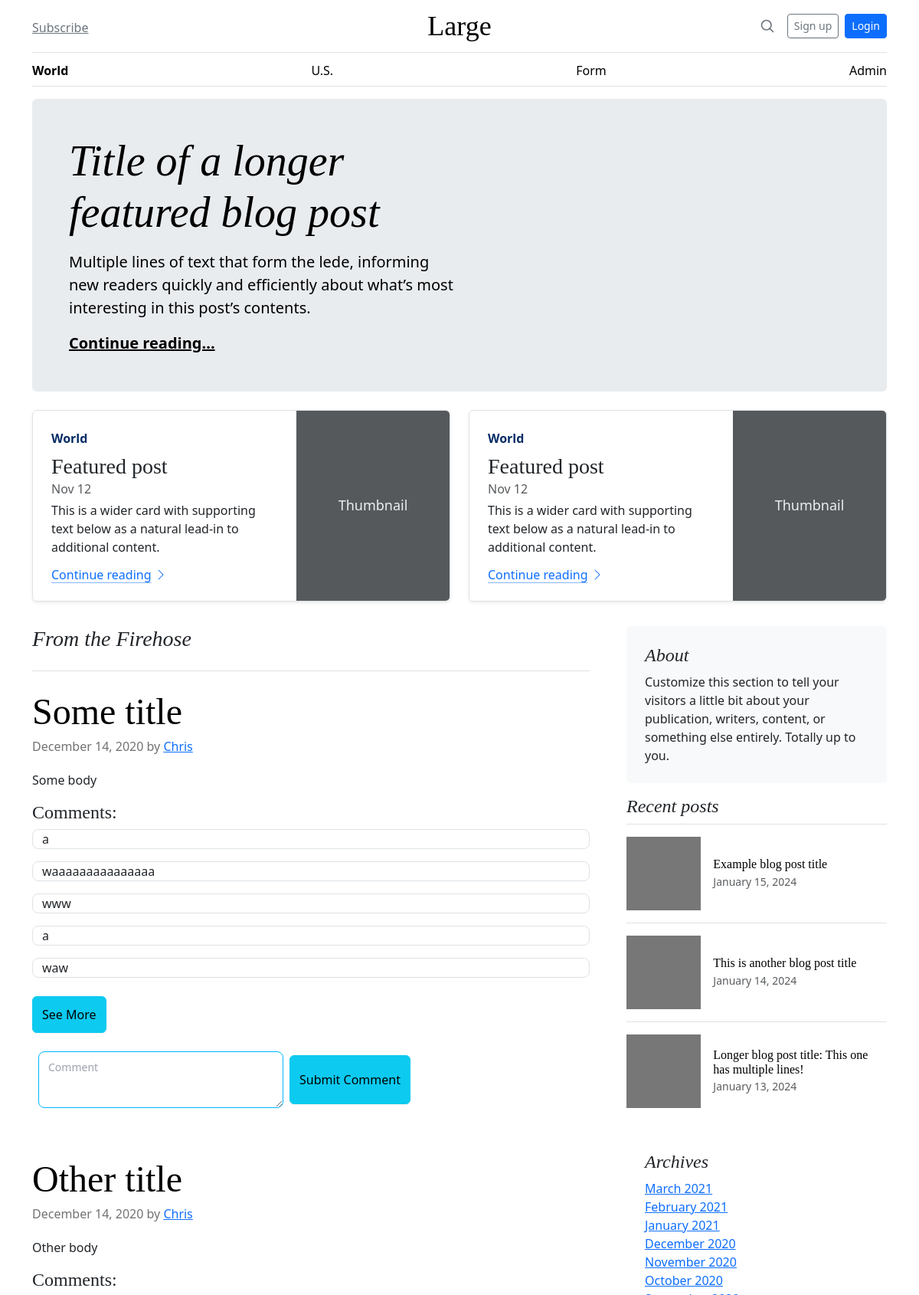
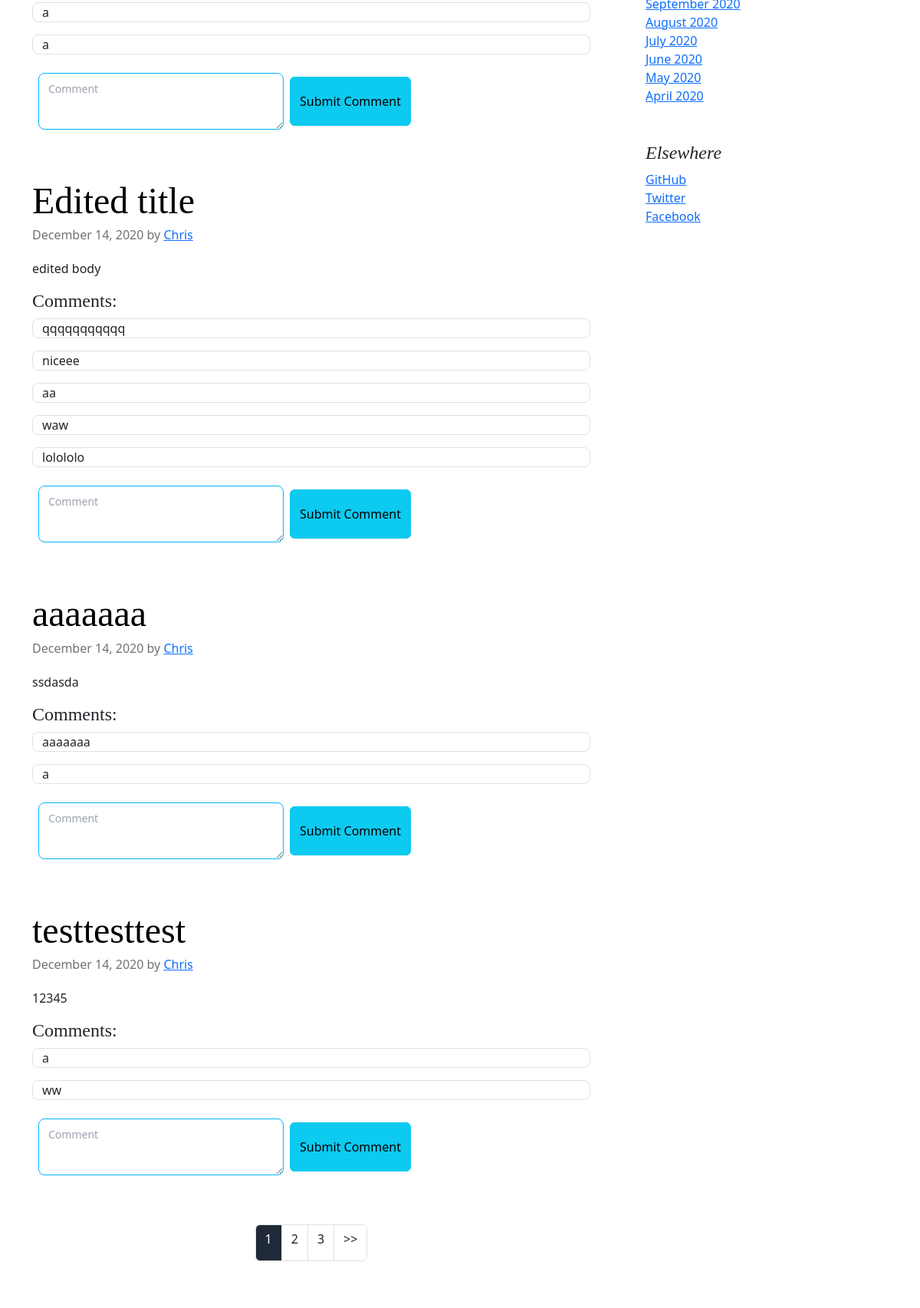
The page / (upper part) on the database its author committed (2 pictures, top to bottom).
### tables this page shows
CREATE TABLE posts
(
    id    integer
        constraint posts_pk
            primary key autoincrement,
    title text not null,
    body  text not null
);

CREATE TABLE comments (
    id INTEGER PRIMARY KEY AUTOINCREMENT,
    post_id INTEGER,
    body TEXT NOT NULL,
    created_at DATETIME DEFAULT CURRENT_TIMESTAMP,
    updated_at DATETIME DEFAULT CURRENT_TIMESTAMP,
    FOREIGN KEY (post_id) REFERENCES posts(id) ON DELETE CASCADE
);

### helpers.php (called while the page is built, shortened)
<?php
function view($viewName, $vars=[]){
    extract($vars);
    include __DIR__ . "/views/$viewName.php";
}

### src/Controllers/PublicController.php (called while the page is built, shortened)
<?php
class PublicController
{
    public function index() {
        $perPage = 5;
        $currentPage = isset($_GET['page']) ? (int)$_GET['page'] : 1;
        $offset = ($currentPage - 1) * $perPage;
        $posts = Post::paginate($perPage, $offset);
        view('index', compact('posts', 'currentPage', 'totalPages'));
    }
}

### src/DB.php (called while the page is built, shortened)
<?php
class DB
{
    private $conn;
    public function __construct()
    {
        try {
            $this->conn = new PDO('sqlite:' . __DIR__ . '/../db.sqlite');
            $this->conn->setAttribute(PDO::ATTR_ERRMODE, PDO::ERRMODE_EXCEPTION);
        } catch (PDOException $e) {
            echo "Connection failed: " . $e->getMessage();
        }
    }
    public function prepare($sql)
    {
        return $this->conn->prepare($sql);
    }
    public function where($table, $class, $field, $value)
    {
        $stmt = $this->conn->prepare("SELECT * FROM $table WHERE $field=:value");
        $stmt->execute(['value' => $value]);
        $stmt->setFetchMode(PDO::FETCH_CLASS, $class);
        return $stmt->fetchAll();
    }
}

### src/Models/Post.php (called while the page is built, shortened)
<?php
class Post extends Model {
    public static $table = 'posts';
    public $id;
    public static function paginate($limit, $offset) {
        $db = new DB();
        $stmt = $db->prepare("SELECT * FROM " . self::$table . " LIMIT :limit OFFSET :offset");
        $stmt->bindValue(':limit', $limit, \PDO::PARAM_INT);
        $stmt->bindValue(':offset', $offset, \PDO::PARAM_INT);
        $stmt->execute();
        return $stmt->fetchAll(\PDO::FETCH_CLASS, self::class);
    }
    public function comments() {
        $db = new DB();
        return $db->where('comments', Comment::class, 'post_id', $this->id);
    }
}

### views/partials/posts.php (the view, shortened to what this page needs)
<h3 class="pb-4 mb-4 fst-italic border-bottom">
    From the Firehose
</h3>
<?php foreach($posts as $post): ?>
    <article class="blog-post">
        <h2 class="display-5 link-body-emphasis mb-1">
        <a href="posts/show?id=<?=$post->id?>" class="text-inherit no-underline"><?=$post->title?></a>
        </h2>
        <p class="blog-post-meta">December 14, 2020 by <a href="#">Chris</a></p>
        <p class="break-words whitespace-normal"><?=$post->body?></p>
        <section class="comments">
            <h4>Comments:</h4>
            <div class="commentList">
                <?php $comments = $post->comments(); ?>
                <?php if (count($comments) > 0): ?>
                    <?php foreach($comments as $index => $comment): ?>
                        <div class="comment <?= $index >= 5 ? 'hidden' : '' ?>">
                            <p class="container-sm border border-gray-300 rounded-lg '"><?=$comment->body?></p>
                        </div>
                    <?php endforeach; ?>
                    <?php if (count($comments) > 5): ?>
                        <button class="see-more btn btn-info mt-2">See More</button>
                    <?php endif; ?>
                <?php else: ?>
                    <p>No comments yet.</p>
                <?php endif; ?>
            </div>
            <form class="commentForm flex items-center align-left space-x-2 mt-4">
                <textarea name="body" required class="textarea textarea-ghost textarea-bordered textarea-info textarea-sm w-full max-w-xs" placeholder="Comment"></textarea>
                <button type="submit" class="btn btn-info btn-xs sm:btn-sm md:btn-md lg:btn-lg">Submit Comment</button>
            </form>
        </section>
    </article>
<?php endforeach; ?>
<nav class="blog-pagination" aria-label="Pagination">
<?php include __DIR__ . '/pagination.php'; ?>
</nav>

### public/blog.css (style rules this page uses)
h1, h2, h3, h4, h5, h6 { font-family: "Playfair Display", Georgia, "Times New Roman", serif; }
.blog-pagination { margin-bottom: 4rem; }
.blog-post { margin-bottom: 4rem; }
.blog-post-meta { margin-bottom: 1.25rem; color: #727272; }

### rows shown on the page
posts: title "Some title", body "Some body", shows "See More"
comments: body "a"
comments: body "waaaaaaaaaaaaaaa"
comments: body "www"
comments: body "a"
comments: body "waw"
posts: title "Other title", body "Other body"
comments: body "a"
comments: body "a"
posts: title "Edited title", body "edited body"
comments: body "qqqqqqqqqqq"
comments: body "niceee"
comments: body "aa"
comments: body "waw"
comments: body "lolololo"
posts: title "aaaaaaa", body "ssdasda"
comments: body "aaaaaaa"
comments: body "a"
posts: title "testtesttest", body "12345"
comments: body "a"
comments: body "ww"
